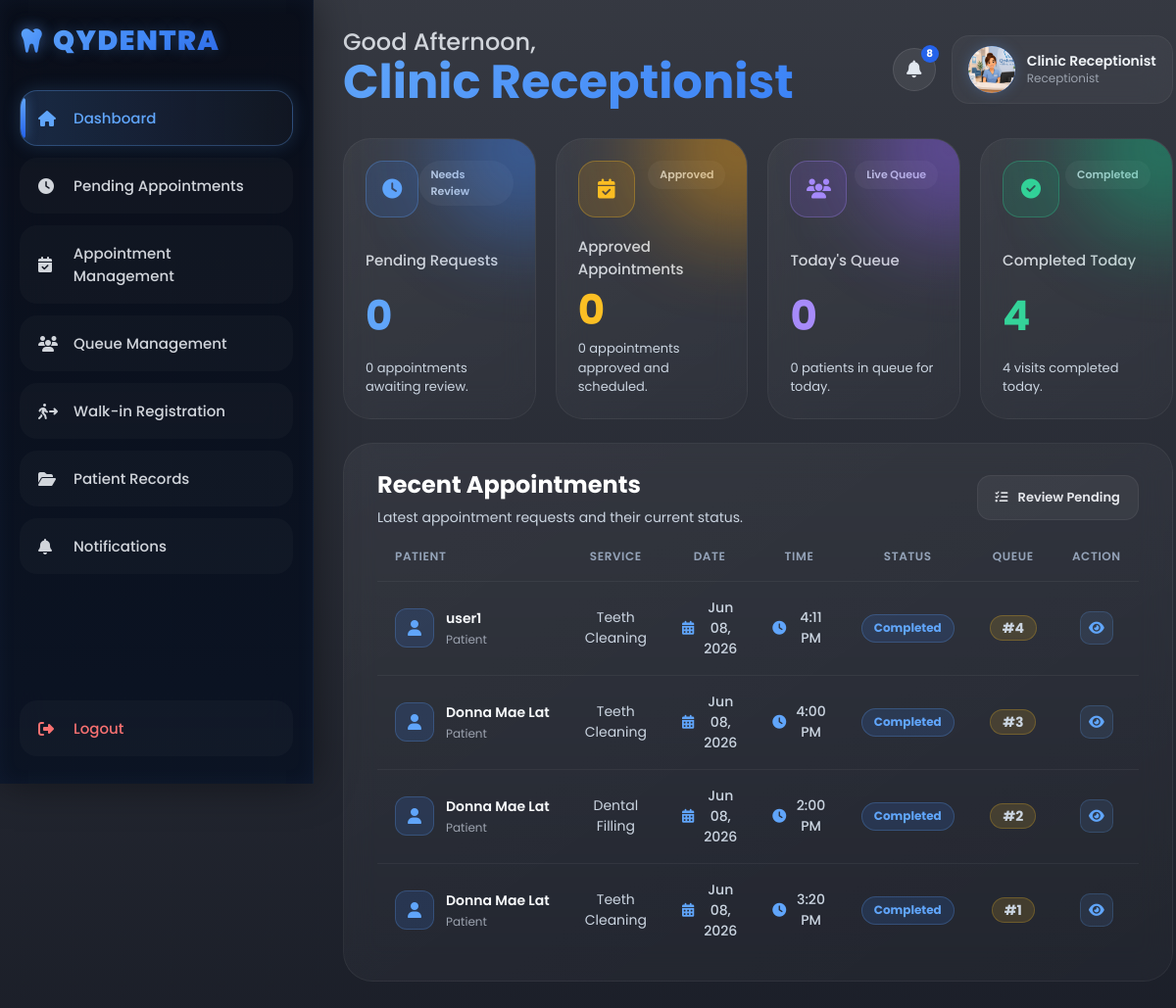
Screenshot of /receptionist/dashboard.php (signed in) with the database file from the repository.
### tables this page shows
CREATE TABLE `appointments` (
  `appointment_id` varchar(10) NOT NULL,
  `patient_id` varchar(10) DEFAULT NULL,
  `service_type` varchar(100) DEFAULT NULL,
  `service_desc` varchar(150) DEFAULT NULL,
  `appointment_date` date DEFAULT NULL,
  `appointment_time` varchar(50) DEFAULT NULL,
  `status` enum('Pending','Approved','In Progress','Completed','Cancelled') DEFAULT 'Pending',
  `queue_number` int(11) DEFAULT NULL,
  `notes` text DEFAULT NULL,
  `created_at` timestamp NOT NULL DEFAULT current_timestamp(),
  `dentist_notes` text DEFAULT NULL,
  `prescription` text DEFAULT NULL,
  `medical_history` text DEFAULT NULL,
  `odontogram_data` text DEFAULT NULL,
  PRIMARY KEY (`appointment_id`),
  KEY `patient_id` (`patient_id`),
  CONSTRAINT `appointments_ibfk_1` FOREIGN KEY (`patient_id`) REFERENCES `patients` (`patient_id`)
);

CREATE TABLE `patients` (
  `patient_id` varchar(10) NOT NULL,
  `full_name` varchar(100) NOT NULL,
  `email` varchar(100) NOT NULL,
  `password` varchar(255) NOT NULL,
  `role` varchar(50) DEFAULT 'patient',
  `profile_photo` text DEFAULT NULL,
  `phone_number` varchar(20) DEFAULT NULL,
  `created_at` timestamp NOT NULL DEFAULT current_timestamp(),
  `medical_history` text DEFAULT NULL,
  `odontogram_data` text DEFAULT NULL,
  PRIMARY KEY (`patient_id`),
  UNIQUE KEY `email` (`email`)
);

### receptionist/dashboard.php (the view, shortened to what this page needs)
<?php
include("../includes/auth_check.php");
$pendingQuery = mysqli_query($conn,"
SELECT COUNT(*) AS total
FROM appointments
WHERE status='Pending'
");
$pendingCount = mysqli_fetch_assoc($pendingQuery)['total'];
$approvedQuery = mysqli_query($conn,"
SELECT COUNT(*) AS total
FROM appointments
WHERE status='Approved'
");
$approvedCount = mysqli_fetch_assoc($approvedQuery)['total'];
$todayQueue = mysqli_query($conn,"
SELECT COUNT(*) AS total
FROM appointments
WHERE appointment_date = CURDATE()
AND status IN ('Approved','In Progress')
");
$todayQueueCount = mysqli_fetch_assoc($todayQueue)['total'];
$completedToday = mysqli_query($conn,"
SELECT COUNT(*) AS total
FROM appointments
WHERE appointment_date = CURDATE()
AND status='Completed'
");
$completedTodayCount = mysqli_fetch_assoc($completedToday)['total'];
$recentQuery = mysqli_query($conn,"
SELECT a.*, u.full_name AS patient_name
FROM appointments a
JOIN patients u ON a.patient_id = u.patient_id
ORDER BY a.created_at DESC
LIMIT 7
");
?>
<?php include("../includes/receptionist_header.php"); ?>
<body>
<?php include("../includes/receptionist_sidebar.php"); ?>
<div class="main">
<?php include("../includes/receptionist_topbar.php"); ?>
<div class="cards">
<div class="card hover-glow"
onclick="window.location.href='pending_appointments.php'">
<div class="card-top">
<div class="card-icon">
<i class="fa-solid fa-clock"></i>
</div>
<div class="card-badge">Needs Review</div>
</div>
<h3>Pending Requests</h3>
<h1><?php echo $pendingCount; ?></h1>
<p><?php echo $pendingCount; ?> appointment<?php echo ($pendingCount != 1 ? 's' : ''); ?> awaiting review.</p>
</div>
<div class="card hover-glow"
onclick="window.location.href='appointment_management.php'">
<div class="card-top">
<div class="card-icon">
<i class="fa-solid fa-calendar-check"></i>
</div>
<div class="card-badge">Approved</div>
</div>
<h3>Approved Appointments</h3>
<h1><?php echo $approvedCount; ?></h1>
<p><?php echo $approvedCount; ?> appointment<?php echo ($approvedCount != 1 ? 's' : ''); ?> approved and scheduled.</p>
</div>
<div class="card hover-glow"
onclick="window.location.href='queue_management.php'">
<div class="card-top">
<div class="card-icon">
<i class="fa-solid fa-users"></i>
</div>
<div class="card-badge">Live Queue</div>
</div>
<h3>Today's Queue</h3>
<h1><?php echo $todayQueueCount; ?></h1>
<p><?php echo $todayQueueCount; ?> patient<?php echo ($todayQueueCount != 1 ? 's' : ''); ?> in queue for today.</p>
</div>
<div class="card hover-glow"
onclick="window.location.href='queue_management.php'">
<div class="card-top">
<div class="card-icon">
<i class="fa-solid fa-circle-check"></i>
</div>
<div class="card-badge">Completed</div>
</div>
<h3>Completed Today</h3>
<h1><?php echo $completedTodayCount; ?></h1>
<p><?php echo $completedTodayCount; ?> visit<?php echo ($completedTodayCount != 1 ? 's' : ''); ?> completed today.</p>
</div>
</div>
<div class="table-container hover-glow">
<div class="table-header">
<div>
<h2>Recent Appointments</h2>
<p>Latest appointment requests and their current status.</p>
</div>
<button class="table-btn"
onclick="window.location.href='pending_appointments.php'">
<i class="fa-solid fa-list-check"></i>
Review Pending
</button>
</div>
<table>
<thead>
<tr>
    <th>Patient</th>
    <th>Service</th>
    <th>Date</th>
    <th>Time</th>
    <th>Status</th>
    <th>Queue</th>
    <th>Action</th>
</tr>
</thead>
<tbody>
<?php if(mysqli_num_rows($recentQuery) > 0): ?>
<?php while($row = mysqli_fetch_assoc($recentQuery)): ?>
<tr>
<td>
<div class="service-info">
<div class="service-icon consultation">
<i class="fa-solid fa-user"></i>
</div>
<div>
<h4><?php echo htmlspecialchars($row['patient_name']); ?></h4>
<p>Patient</p>
</div>
</div>
</td>
<td><?php echo htmlspecialchars($row['service_type'] ?? $row['service'] ?? '—'); ?></td>
<td>
<div class="table-date">
<i class="fa-solid fa-calendar-days"></i>
<?php echo date("M d, Y", strtotime($row['appointment_date'])); ?>
</div>
</td>
<td>
<div class="table-date">
<i class="fa-solid fa-clock"></i>
<?php echo date("g:i A", strtotime($row['appointment_time'])); ?>
</div>
</td>
<td>
<div class="status-pill <?php echo strtolower($row['status']); ?>">
<?php echo ucfirst($row['status']); ?>
</div>
</td>
<td>
<div class="queue-pill">
<?php echo !empty($row['queue_number']) ? '#'.$row['queue_number'] : '—'; ?>
</div>
</td>
<td>
<a href="appointment_management.php?id=<?php echo $row['appointment_id']; ?>" class="action-btn-sm edit">
<i class="fa-solid fa-eye"></i>
</a>
</td>
</tr>
<?php endwhile; ?>
<?php else: ?>
<tr>
<td colspan="7" style="text-align:center;padding:30px;">No appointments found.</td>
</tr>
<?php endif; ?>
</tbody>
</table>
</div>
</div>
</body>
</html>

### includes/receptionist_header.php (shortened to what this page needs)
<!DOCTYPE html>
<html lang="en">
<head>
<link rel="stylesheet" href="../assets/css/dashboard.css">
<link rel="stylesheet" href="../assets/css/receptionist.css">
<link rel="stylesheet"
href="https://cdnjs.cloudflare.com/ajax/libs/font-awesome/6.5.1/css/all.min.css">
</head>

### includes/receptionist_sidebar.php (shortened to what this page needs)
<?php
$current_page = basename($_SERVER['PHP_SELF']);
?>
<div class="sidebar">
<div class="sidebar-top">
<h2>
<i class="fa-solid fa-tooth"></i>
Qydentra
</h2>
<div class="nav-links">
<a href="dashboard.php"
class="<?php echo ($current_page == 'dashboard.php') ? 'active' : ''; ?>">
<i class="fa-solid fa-house"></i>
<span>Dashboard</span>
</a>
<a href="pending_appointments.php"
class="<?php echo ($current_page == 'pending_appointments.php') ? 'active' : ''; ?>">
<i class="fa-solid fa-clock"></i>
<span>Pending Appointments</span>
</a>
<a href="appointment_management.php"
class="<?php echo ($current_page == 'appointment_management.php') ? 'active' : ''; ?>">
<i class="fa-solid fa-calendar-check"></i>
<span>Appointment Management</span>
</a>
<a href="queue_management.php"
class="<?php echo ($current_page == 'queue_management.php') ? 'active' : ''; ?>">
<i class="fa-solid fa-users"></i>
<span>Queue Management</span>
</a>
<a href="walkin_registration.php"
class="<?php echo ($current_page == 'walkin_registration.php') ? 'active' : ''; ?>">
<i class="fa-solid fa-person-walking-arrow-right"></i>
<span>Walk-in Registration</span>
</a>
<a href="patient_records.php"
class="<?php echo ($current_page == 'patient_records.php') ? 'active' : ''; ?>">
<i class="fa-solid fa-folder-open"></i>
<span>Patient Records</span>
</a>
<a href="receptionist_notifications.php"
class="<?php echo ($current_page == 'receptionist_notifications.php') ? 'active' : ''; ?>">
<i class="fa-solid fa-bell"></i>
<span>Notifications</span>
</a>
</div>
</div>
<div class="nav-links">
<a href="../includes/logout.php" class="logout-link">
<i class="fa-solid fa-right-from-bracket"></i>
<span>Logout</span>
</a>
</div>
</div>

### includes/receptionist_topbar.php (shortened to what this page needs)
<?php
$topbar_uid = $_SESSION['user_id'] ?? 0;
$topbar_unread_res = mysqli_query($conn, "SELECT COUNT(*) AS cnt FROM receptionist_notifications WHERE receptionist_id='$topbar_uid' AND status='Unread'");
$topbar_unread = (int)mysqli_fetch_assoc($topbar_unread_res)['cnt'];
$hour = date("H");
if($hour >= 5 && $hour < 12){
    $greeting = "Good Morning";
}elseif($hour >= 12 && $hour < 18){
    $greeting = "Good Afternoon";
}else{
    $greeting = "Good Evening";
}
$name = $_SESSION['name'] ?? 'Receptionist';
$initial = strtoupper(substr($name, 0, 1));
?>
<div class="topbar">
<div class="topbar-left">
<h1 class="greeting-title">
<span class="greeting-text"><?php echo $greeting; ?>,</span>
<span class="user-name"><?php echo htmlspecialchars($name); ?></span>
</h1>
</div>
<div class="topbar-right-group">
<a href="receptionist_notifications.php" class="topbar-bell-wrap">
    <i class="fa-solid fa-bell topbar-bell"></i>
    <?php if($topbar_unread > 0): ?>
    <span class="topbar-notif-badge"><?php echo $topbar_unread; ?></span>
    <?php endif; ?>
</a>
<div class="profile-box hover-glow" onclick="window.location.href='dashboard.php'">
<div class="topbar-avatar">
    <span class="topbar-avatar-initial"><?php echo $initial; ?></span>
    <img src="../assets/img/receptionist.png"
         alt="Profile"
         onload="this.style.display='block'"
         onerror="this.style.display='none'">
</div>
<div>
    <h4><?php echo htmlspecialchars($name); ?></h4>
    <p class="profile-role">Receptionist</p>
</div>
</div>
</div>
</div>

### rows the page displays
appointments: patient.full_name "user1", service_type "Teeth Cleaning", appointment_date "Jun 08, 2026", appointment_time "4:11 PM", status "Completed", queue_number "4"
appointments: patient.full_name "Donna Mae Lat", service_type "Teeth Cleaning", appointment_date "Jun 08, 2026", appointment_time "4:00 PM", status "Completed", queue_number "3"
appointments: patient.full_name "Donna Mae Lat", service_type "Dental Filling", appointment_date "Jun 08, 2026", appointment_time "2:00 PM", status "Completed", queue_number "2"
appointments: patient.full_name "Donna Mae Lat", service_type "Teeth Cleaning", appointment_date "Jun 08, 2026", appointment_time "3:20 PM", status "Completed", queue_number "1"

### other values shown
$greeting "Good Afternoon"
$name "Clinic Receptionist"
$topbar_unread "8"
$pendingCount "0"
$approvedCount "0"
$todayQueueCount "0"
$completedTodayCount "4"
